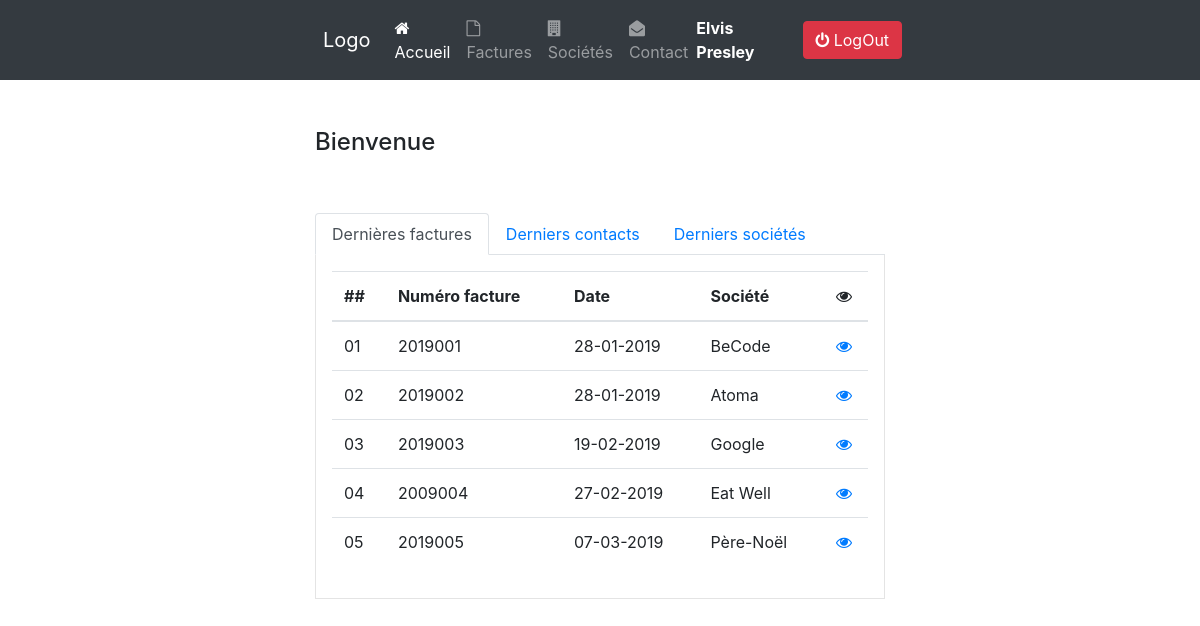
The page /accueil/01 (signed in) on the database its author committed.
### tables this page shows
CREATE TABLE `invoice` (
  `id_invoice` int(11) NOT NULL,
  `invoice_numb` int(11) DEFAULT NULL,
  `invoiced_date` date DEFAULT NULL,
  `service_date` date DEFAULT NULL,
  `contacts_id_contacts` int(11) NOT NULL,
  `company_id_company` int(11) NOT NULL
);

CREATE TABLE `company` (
  `id_company` int(11) NOT NULL,
  `comp_name` varchar(45) DEFAULT NULL,
  `country` varchar(45) DEFAULT NULL,
  `vat_number` varchar(45) DEFAULT NULL,
  `creation_date` datetime DEFAULT NULL,
  `comp_type` enum('client','fournisseur') DEFAULT NULL
);

### tabAccueil/factures.php (the view, shortened to what this page needs)
<?php
include "assets/connexion/bd.php";
$listContact = $bdd->prepare("SELECT * FROM invoice LEFT JOIN company ON company.id_company=invoice.company_id_company LIMIT 0, $limit");
$listContact->execute(array());
?>
<table class="table table-hover">
  <thead>
    <tr>
      <th scope="col">##</th>
      <th scope="col">Numéro facture</th>
      <th scope="col">Date</th>
      <th scope="col">Société</th>
      <th class="text-center"><i class="fa fa-eye"></i></th>
    </tr>
  </thead>
  <tbody>
    <?php
    foreach ($listContact as $key => $value) {
    $key +=1;
    $cptKey = strlen($key);
    if($cptKey <= 1){$zero = '0';}
    ?>
    <tr>
      <td><?= $zero.''.$key?></td>
      <td><?= $value['invoice_numb'];?></td>
      <td><?= $date = date('d-m-Y', strtotime($value['invoiced_date']));?></td>
      <td><?= $value['comp_name'];?></td>
      <td class="text-center"><a href="detailContact.php?contact=<?= $value['id_contacts'];?>"><i class="fa fa-eye"></i></a></td>
    </tr>
    <?php
    }
    ?>
  </tbody>
</table>

### rows shown on the page
invoice: zero "0", invoice_numb "2019001", invoiced_date "28-01-2019", company.comp_name "BeCode"
invoice: zero "0", invoice_numb "2019002", invoiced_date "28-01-2019", company.comp_name "Atoma"
invoice: zero "0", invoice_numb "2019003", invoiced_date "19-02-2019", company.comp_name "Google"
invoice: zero "0", invoice_numb "2009004", invoiced_date "27-02-2019", company.comp_name "Eat Well"
invoice: zero "0", invoice_numb "2019005", invoiced_date "07-03-2019", company.comp_name "Père-Noël"

### other values the page prints
$_SESSION['auth']['first_name'] "Elvis"
$_SESSION['auth']['last_name'] "Presley"
